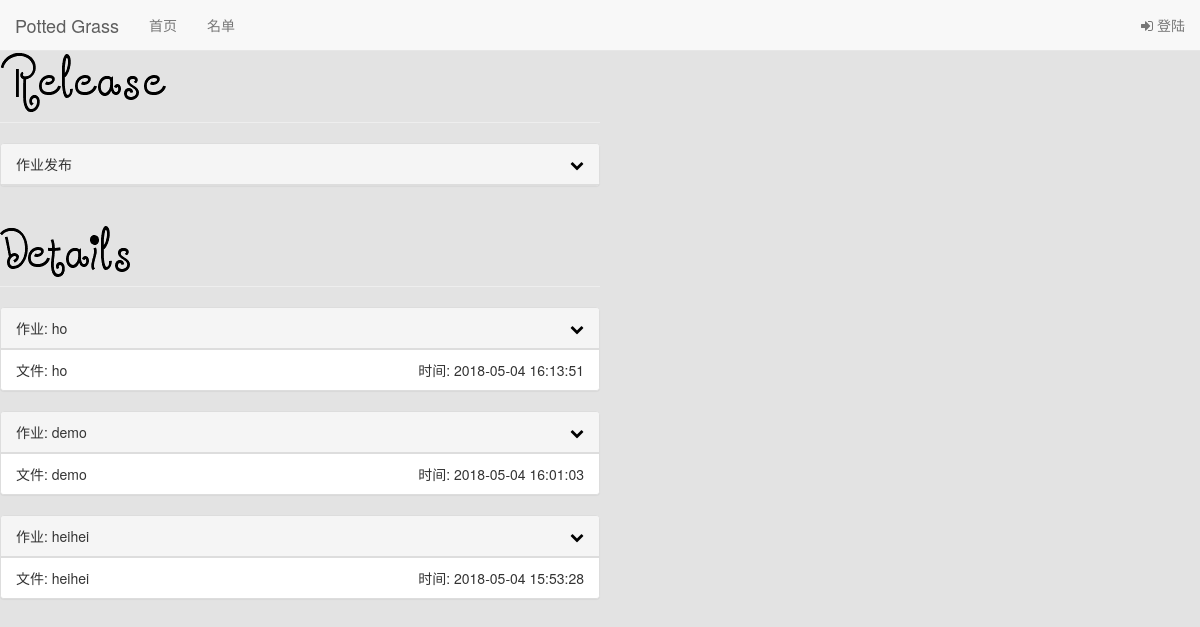
Page /testpage/ on the earlier database version.
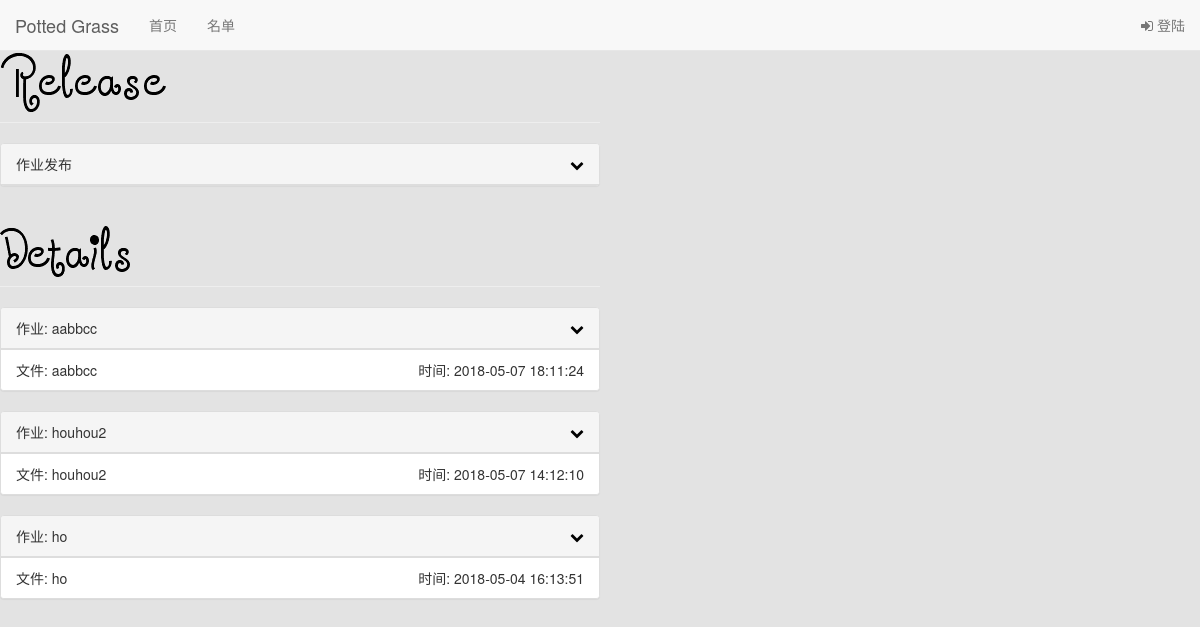
Same page on the later database version.
### tables this page shows
CREATE TABLE works(
id integer primary key autoincrement,
name char(20),
filename char(10),
time char(20)
);

### flaskr.py (the view)
@app.route("/testpage/")
def testpage():
    cur = g.db.execute("select * from works order by id desc limit 3")
    data = [dict(id=row[0], name=row[1], filename=row[2], time=row[3]) for row in cur.fetchall()]
    return render_template("testpage.html", data=data)

### flaskr.py (called while the page is built)
def connect_db():
    return sqlite3.connect(app.config['DATABASE'])

@app.before_request
def before_request():
    g.db = connect_db()

@app.teardown_request
def teardown_request(exception):
    g.db.commit()
    g.db.close()

### templates/testpage.html (shortened to what this page needs)
{% extends "base.html" %}
{% block js %}
<link href="https://cdn.bootcss.com/bootstrap-table/1.11.1/bootstrap-table.min.css" rel="stylesheet">
{% endblock %}
{% block main %}
    <div class="outside">
        <div class="inside">
                <div class="area">
                    <div class="page-header animated fadeInUp">
                        <img src="/static/img/release.png" class="img-responsive" alt="Release">
                    </div>
                    <div class="panel panel-default animated fadeInUp">
                        <div class="panel-heading">
                            作业发布
                            <div class="pull-right">
                                <p><a id="open" href="javascript:;"><i id="ii" class="fa fa-chevron-down" aria-hidden="true"></i> </a></p>
                            </div>
                        </div>
                    </div>
                </div>
                <div class="page-header animated fadeInUp">
                    <img src="/static/img/details.png" class="img-responsive" alt="Details">
                </div>
                {% for d in data %}
                    <div class="panel panel-default animated fadeInUp">
                        <div class="panel-heading">作业: {{ d.name }}
                            <div class="pull-right">
                                <p><a id="{{ d.name }}" href="javascript:;" onclick=openit(this)><i id="i{{ d.name }}" class="fa fa-chevron-down" aria-hidden="true"></i> </a></p>
                            </div>
                        </div>
                        <ul class="list-group">
                            <li class="list-group-item">文件: {{ d.filename }}<div class="pull-right">时间: {{ d.time }}</div></li>
                        </ul>
                    </div>
                {% endfor %}
            {% endblock %}

Differences in the rows shown:
no longer on this page (row unchanged): works: name "demo", filename "demo", time "2018-05-04 16:01:03"
no longer on this page (row unchanged): works: name "heihei", filename "heihei", time "2018-05-04 15:53:28"
added works: name "aabbcc", filename "aabbcc", time "2018-05-07 18:11:24"
added works: name "houhou2", filename "houhou2", time "2018-05-07 14:12:10"
